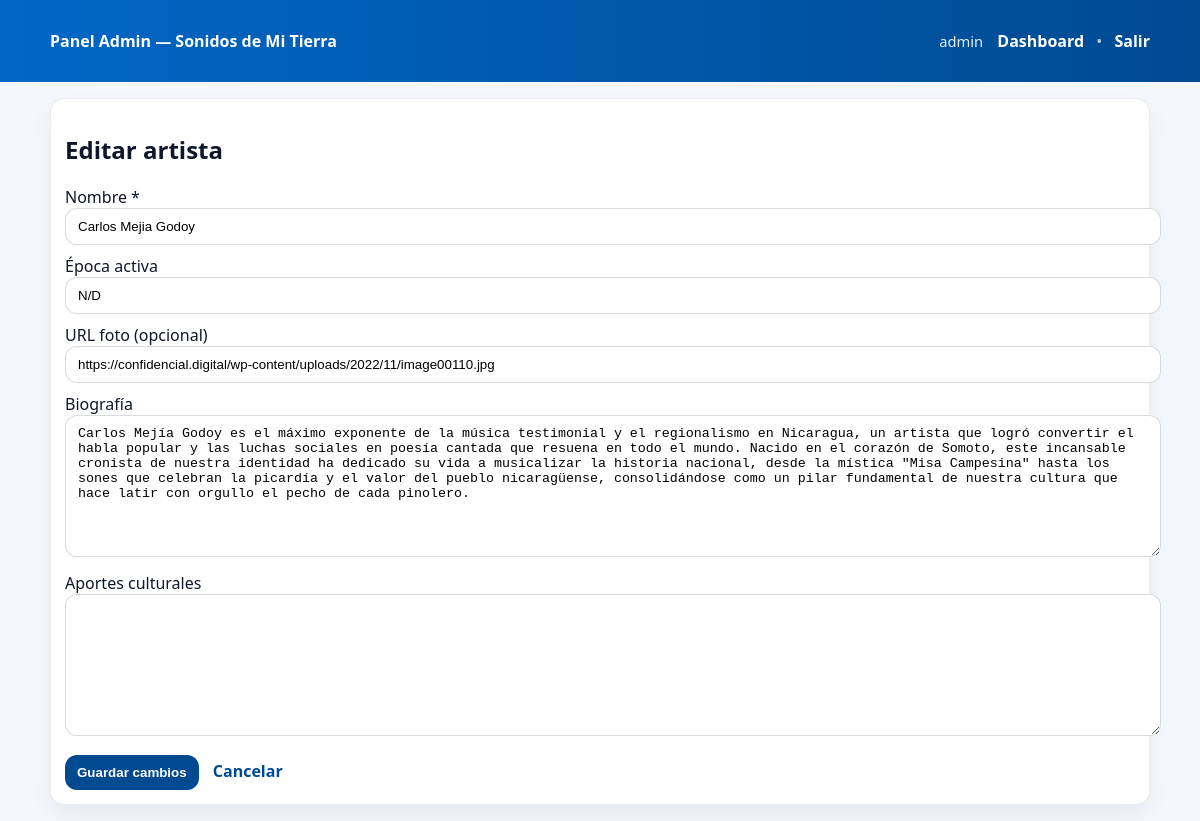
Page /admin/artists/1/edit (signed in) on the committed database.
### models.py (models this page shows, shortened)
class Artist(db.Model):
    __tablename__ = "artists"
    id = db.Column(db.Integer, primary_key=True)
    name = db.Column(db.String(200), unique=True, nullable=False)
    birth_year = db.Column(db.Integer, nullable=True)
    death_year = db.Column(db.Integer, nullable=True)
    origin_region = db.Column(db.String(120), nullable=True)
    era = db.Column(db.String(120), nullable=True)
    cultural_contribuitions = db.Column(db.Text, nullable=True)
    bio = db.Column(db.Text, nullable=False, default="")
    active_era = db.Column(db.String(120), nullable=False, default="N/D")
    cultural_contributions = db.Column(db.Text, nullable=False, default="")
    photo_url = db.Column(db.String(500), nullable=True)
    songs = db.relationship("Song", back_populates="artist", cascade="all, delete-orphan")

### admin.py (the view)
@admin.get("/artists/<int:artist_id>/edit")
@login_required
def artist_edit(artist_id: int):
    artist = Artist.query.get_or_404(artist_id)
    return render_template("artist_form.html", mode="edit", artist=artist)

### admin.py (called while the page is built)
@admin.before_app_request
def csrf_protect():
    if request.path.startswith("/admin"):
        validate_csrf()

@admin.app_context_processor
def inject_csrf():
    return {"csrf_token": generate_csrf_token()}

### auth.py (called while the page is built)
def login_required(view):
    @wraps(view)
    def wrapped(*args, **kwargs):
        if not session.get("admin_user"):
            return redirect(url_for("admin.login", next=request.path))
        return view(*args, **kwargs)
    return wrapped

def generate_csrf_token():
    token = session.get("_csrf_token")
    if not token:
        token = secrets.token_urlsafe(32)
        session["_csrf_token"] = token
    return token

def validate_csrf():
    if request.method in ("POST", "PUT", "DELETE"):
        form_token = request.form.get("csrf_token") or request.headers.get("X-CSRF-Token")
        session_token = session.get("_csrf_token")
        if not form_token or not session_token or form_token != session_token:
            abort(403, description="CSRF token missing/invalid")

### templates/artist_form.html (shortened to what this page needs)
{% extends "admin_base.html" %}
{% block content %}
<div class="card">
  <h2>{{ "Nuevo artista" if mode=="create" else "Editar artista" }}</h2>
  <form method="post">
    <label>Nombre *</label>
    <input name="name" required value="{{ artist.name if artist else '' }}"/>
    <div style="height:10px"></div>
    <label>Época activa</label>
    <input name="active_era" value="{{ artist.active_era if artist else '' }}" placeholder="1960s–presente"/>
    <div style="height:10px"></div>
    <label>URL foto (opcional)</label>
    <input name="photo_url" value="{{ artist.photo_url if artist and artist.photo_url else '' }}"/>
    <div style="height:10px"></div>
    <label>Biografía</label>
    <textarea name="bio">{{ artist.bio if artist else '' }}</textarea>
    <div style="height:10px"></div>
    <label>Aportes culturales</label>
    <textarea name="cultural_contributions">{{ artist.cultural_contributions if artist else '' }}</textarea>
    <div style="height:14px"></div>
    <button class="btn" type="submit">{{ "Crear" if mode=="create" else "Guardar cambios" }}</button>
    <a style="margin-left:10px" href="{{ url_for('admin.dashboard') }}">Cancelar</a>
  </form>
</div>
{% endblock %}

### static/admin.css (style rules this page uses)
body { font-family: system-ui,Segoe UI,Roboto,Arial; margin:0; background:#f4f7fb; color:#0f172a; }
a { color:#004a92; text-decoration:none; font-weight:700; }
.card { background:#fff; border:1px solid rgba(2,8,23,.08); border-radius:14px; padding:14px; box-shadow:0 10px 25px rgba(2,8,23,.06); }
input,select,textarea { width:100%; padding:10px 12px; border-radius:12px; border:1px solid rgba(2,8,23,.15); }
textarea { min-height:120px; }
.btn { display:inline-block; background:#004a92; color:#fff; border:0; border-radius:12px; padding:10px 12px; cursor:pointer; font-weight:800; }

### rows in the picture
Artist: name "Carlos Mejia Godoy", active_era "N/D", photo_url "https://confidencial.digital/wp-content/uploads/2022/11/image00110.jpg", bio "Carlos Mejía Godoy es el máximo exponente de la música testimonial y el regionalismo en Nicaragua, un artista que logró convertir el habla popular y las luchas sociales en poesía cantada que resuena en todo el mundo. Nacido en el corazón de Somoto, este incansable cronista de nuestra identidad ha dedicado su vida a musicalizar la historia nacional, desde la mística \"Misa Campesina\" hasta los sones que celebran la picardía y el valor del pueblo nicaragüense, consolidándose como un pilar fundamental de nuestra cultura que hace latir con orgullo el pecho de cada pinolero."

### other values in the picture
{{ session.get('admin_user') }} "admin"
{{ "Nuevo artista" if mode=="create" else "Editar artista" }} "Editar artista"
{{ "Crear" if mode=="create" else "Guardar cambios" }} "Guardar cambios"
